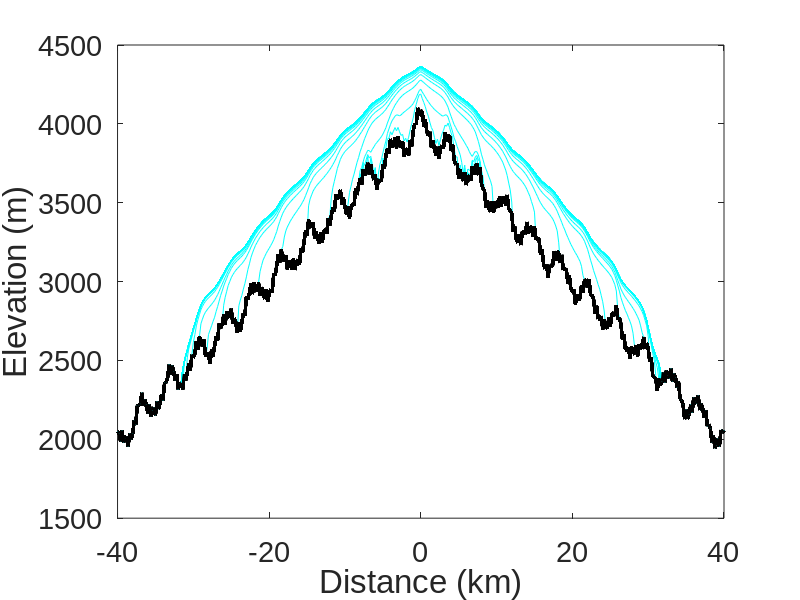

MATLAB code to generate this figure:
%% Glacial Evolution on Mountain Top
% Marko Visnjic 2/12/2016
%% Parameters
figure (1)
clf

rho_i = 917.0; %Density of Ice
gamma = 0.01; %y^-1
s = 0.05;
g = 9.81;
A = 2.1*10^-16;
%% Arrays

% Mountain

dxM = 200;
xMmax = 40000;
xM = -xMmax:dxM:xMmax;

%Elevation
dzM = 1;
zMmax = 4000;
zM = zMmax:-dzM:0;


%% Building the Glacier
ELA = 3600;
b = gamma*(zM-ELA);
G = zeros(size(xM));

%Initial Topography

zB = zMmax-(s*abs(xM))+(xMmax/500)*cos((xM)/0.35)-((xMmax/1000)*sin((xM)/3))-(xMmax/2000)*sin(3*(xM)/5);%Mountain top geography

h = zB+G; %Total height 

%%Time
dt = 0.002;
tmax = 1000;
t = 0:dt:tmax;
imax = length(t);
nplots = 40;
tplot=tmax/nplots;


for i = 1:imax
    b = gamma*(h-ELA);
    slope = diff(h)/dxM;
    Gedge = G(1:end-1)+(0.5*diff(G));
  q = -sign(slope).*(A*(rho_i*g*abs(slope)).^3).*(Gedge.^5)/5; %flux rule
  q = [0 q 0];
  dqdx = diff(q)/dxM;
  dGdt = b - dqdx;  
  G = G+(dGdt*dt);
  G = max(G,0);
  h = G + zB;
  
  if(rem(t(i),tplot)==0)
      figure(1)
  plot(xM/1000,h,'c')
  hold on
  plot(xM/1000,zB,'k','linewidth',2)
  set(gca,'fontsize',21,'fontname','arial');
ylabel('Elevation (m)','FontSize',24,'fontname','arial')
xlabel('Distance (km)','FontSize',24,'fontname','arial')

  pause(0.1)
  end
  
end